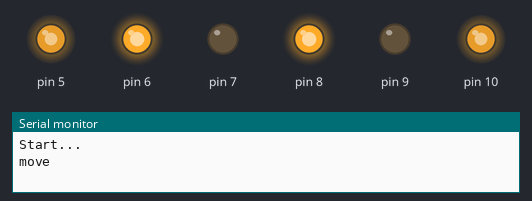
Recording of a sketch running on a simulated Arduino Uno, built with avr-gcc and run on an emulated ATmega328P. Parts: output pins drawn as LEDs (lit = HIGH), the last lines printed to the serial monitor.

Above: at 0.05 s.
At 1.95 s:
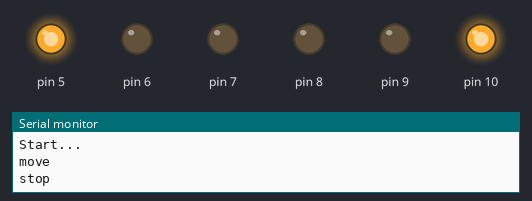
At 2.95 s:
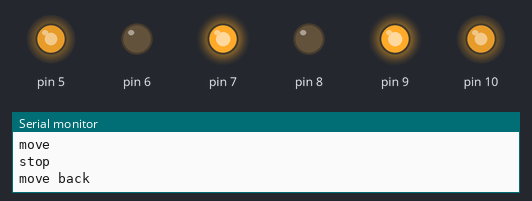
At 3.95 s:
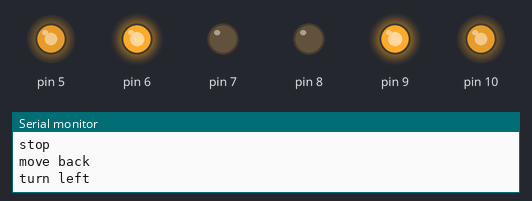
Timing chart, 0 to 5.2 s (numbered marks = the images above):
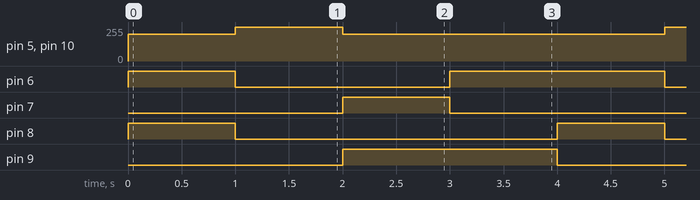

Measured:
- by itself, pin 5, pin 10: repeats every 4.0 s: 255/255 1.0 s, 200/255 3.0 s
- by itself, pin 6: repeats every 4.0 s: LOW 2.0 s, HIGH 2.0 s
- by itself, pin 7, pin 8: alternates HIGH for 1.0 s and LOW for 3.0 s
- by itself, pin 9: alternates HIGH for 2.0 s and LOW for 2.0 s

The sketch:

LMotorControler_example.ino
```cpp
// (licence header left out)
#include "LMotorController.h"

#define MIN_ABS_SPEED 20

//MOTOR CONTROLLER
int ENA = 5;
int IN1 = 6;
int IN2 = 7;
int IN3 = 8;
int IN4 = 9;
int ENB = 10;

LMotorController motorController(ENA, IN1, IN2, ENB, IN3, IN4, 1, 1);

void setup() {
  // put your setup code here, to run once:
  Serial.begin(115200);
  Serial.println("Start...");

}

void loop() {
  // put your main code here, to run repeatedly:
  motorController.move(200);
  Serial.println("move");
  delay(1000);

  motorController.stopMoving();
  Serial.println("stop");
  delay(1000);

  motorController.move(-200);
  Serial.println("move back");
  delay(1000);

  motorController.turnLeft(200, false);
  Serial.println("turn left");
  delay(1000);

}
```

LMotorController.cpp
```cpp
// (licence header left out)
#include "LMotorController.h"
#include "Arduino.h"


LMotorController::LMotorController(int ena, int in1, int in2, int enb, int in3, int in4, double motorAConst, double motorBConst)
{
    _motorAConst = motorAConst;
    _motorBConst = motorBConst;

	_ena = ena;
	_in1 = in1;
	_in2 = in2;
	_enb = enb;
	_in3 = in3;
	_in4 = in4;

	pinMode(_ena, OUTPUT);
	pinMode(_in1, OUTPUT);
	pinMode(_in2, OUTPUT);

	pinMode(_enb, OUTPUT);
	pinMode(_in3, OUTPUT);
	pinMode(_in4, OUTPUT);
}


void LMotorController::move(int leftSpeed, int rightSpeed, int minAbsSpeed)
{
    if (rightSpeed < 0)
    {
        rightSpeed = min(rightSpeed, -1*minAbsSpeed);
        rightSpeed = max(rightSpeed, -255);
    }
    else if (rightSpeed > 0)
    {
        rightSpeed = max(rightSpeed, minAbsSpeed);
        rightSpeed = min(rightSpeed, 255);
    }

    int realRightSpeed = map(abs(rightSpeed), 0, 255, minAbsSpeed, 255);

    if (leftSpeed < 0)
    {
        leftSpeed = min(leftSpeed, -1*minAbsSpeed);
        leftSpeed = max(leftSpeed, -255);
    }
    else if (leftSpeed > 0)
    {
        leftSpeed = max(leftSpeed, minAbsSpeed);
        leftSpeed = min(leftSpeed, 255);
    }

    int realLeftSpeed = map(abs(leftSpeed), 0, 255, minAbsSpeed, 255);

    digitalWrite(_in3, rightSpeed > 0 ? HIGH : LOW);
    digitalWrite(_in4, rightSpeed > 0 ? LOW : HIGH);
    digitalWrite(_in1, leftSpeed > 0 ? HIGH : LOW);
    digitalWrite(_in2, leftSpeed > 0 ? LOW : HIGH);
    analogWrite(_ena, realRightSpeed * _motorAConst);
    analogWrite(_enb, realLeftSpeed * _motorBConst);
}


void LMotorController::move(int speed, int minAbsSpeed)
{
    int direction = 1;

    if (speed < 0)
    {
        direction = -1;

        speed = min(speed, -1*minAbsSpeed);
        speed = max(speed, -255);
    }
    else
    {
        speed = max(speed, minAbsSpeed);
        speed = min(speed, 255);
    }

    if (speed == _currentSpeed) return;

    int realSpeed = max(minAbsSpeed, abs(speed));

    digitalWrite(_in1, speed > 0 ? HIGH : LOW);
    digitalWrite(_in2, speed > 0 ? LOW : HIGH);
    digitalWrite(_in3, speed > 0 ? HIGH : LOW);
    digitalWrite(_in4, speed > 0 ? LOW : HIGH);
    analogWrite(_ena, realSpeed * _motorAConst);
    analogWrite(_enb, realSpeed * _motorBConst);

    _currentSpeed = direction * realSpeed;
}


void LMotorController::move(int speed)
{
    if (speed == _currentSpeed) return;

    if (speed > 255) speed = 255;
    else if (speed < -255) speed = -255;

    digitalWrite(_in1, speed > 0 ? HIGH : LOW);
    digitalWrite(_in2, speed > 0 ? LOW : HIGH);
    digitalWrite(_in3, speed > 0 ? HIGH : LOW);
    digitalWrite(_in4, speed > 0 ? LOW : HIGH);
    analogWrite(_ena, abs(speed) * _motorAConst);
    analogWrite(_enb, abs(speed) * _motorBConst);

    _currentSpeed = speed;
}


void LMotorController::turnLeft(int speed, bool kick)
{
    digitalWrite(_in1, HIGH);
    digitalWrite(_in2, LOW);
    digitalWrite(_in3, LOW);
    digitalWrite(_in4, HIGH);

    if (kick)
    {
        analogWrite(_ena, 255);
        analogWrite(_enb, 255);

        delay(100);
    }

    analogWrite(_ena, speed * _motorAConst);
    analogWrite(_enb, speed * _motorBConst);
}


void LMotorController::turnRight(int speed, bool kick)
{
    digitalWrite(_in1, LOW);
    digitalWrite(_in2, HIGH);
    digitalWrite(_in3, HIGH);
    digitalWrite(_in4, LOW);

    if (kick)
    {
        analogWrite(_ena, 255);
        analogWrite(_enb, 255);

        delay(100);
    }

    analogWrite(_ena, speed * _motorAConst);
    analogWrite(_enb, speed * _motorBConst);
}


void LMotorController::stopMoving()
{
    digitalWrite(_in1, LOW);
    digitalWrite(_in2, LOW);
    digitalWrite(_in3, LOW);
    digitalWrite(_in4, LOW);
    digitalWrite(_ena, HIGH);
    digitalWrite(_enb, HIGH);

    _currentSpeed = 0;
}
```

LMotorController.h
```cpp
// (licence header left out)
#ifndef LMotorController_h
#define LMotorController_h


#include "Arduino.h"


class LMotorController
{
protected:
    int _ena, _in1, _in2, _enb, _in3, _in4;
    int _currentSpeed;
    double _motorAConst, _motorBConst;
public:
    LMotorController(int ena, int in1, int in2, int enb, int in3, int in4, double motorAConst, double motorBConst);
    void move(int leftSpeed, int rightSpeed, int minAbsSpeed);
    void move(int speed);
    void move(int speed, int minAbsSpeed);
    void turnLeft(int speed, bool kick);
    void turnRight(int speed, bool kick);
    void stopMoving();
};


#endif
```
